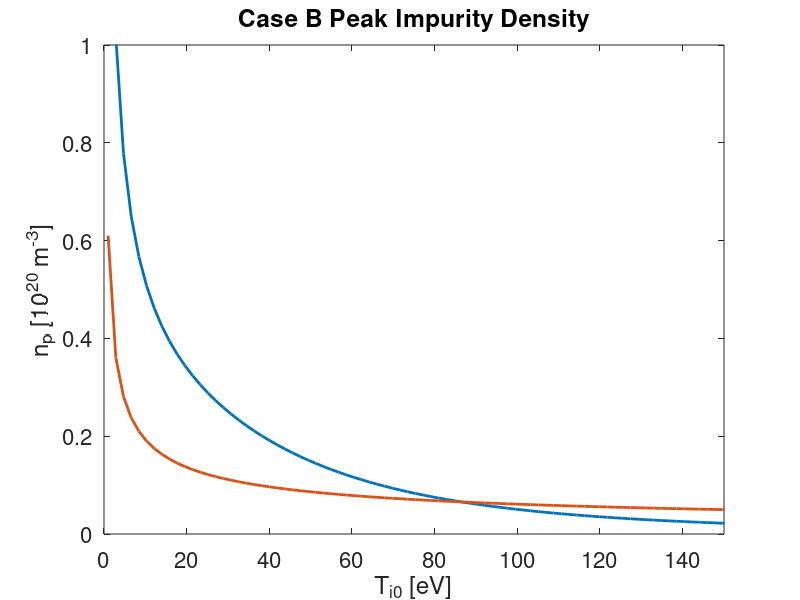

Source code (MATLAB): (Note: this script raises an error after producing the figure.)
close all
clear all

nT = 700;
TD0 = linspace(1,1300,nT);
nS = 1000;
s = linspace(0,20,nS);
n0 = 1e20;
sinj = 0.15;
sv = 1.2;
fcond = 0.1;
Mi = 0.1;
k0e=2000;
gamma=7;
mD = 2;
mz=12;
Z=4;
phi_in = 1.73e23;

mu = mz/(mz+mD);
Beta_i = 3*(mu+5*sqrt(2)*Z^2*(1.1*mu^(5/2) - 0.35*mu^(3/2)) - 1)/(2.6-2*mu + 5.4*mu^2)

cs0=sqrt(2*TD0*1.602e-19/mD/1.66e-27);
P=gamma*n0*cs0.*TD0.*1.602e-19;
T_s = zeros(nT,nS);
dTids = zeros(nT,nS);
for i=1:nT
T_s(i,:) = TD0(i)*(1 + 7/2*fcond*P(i)*s./k0e./TD0(i)^(7/2)).^(2/7);
end
css=sqrt(2*T_s*1.602e-19/mD/1.66e-27);
for i=1:nT
a = 7/2*fcond*P(i)/k0e./TD0(i).^(7/2);
dTids(i,:) = TD0(i).*(2*a./7./(a*s+1).^(5/7));
end

tau_s0 = mz*TD0.*(TD0/2).^0.5./(6.8e4*(1+mD/mz)*n0/1e18*(Z^2)*15);
tau_s = mz*T_s.*(T_s/2).^0.5./(6.8e4*(1+mD/mz)*n0/1e18*(Z^2)*15);
dTds_sv = zeros(1,nT);
dTds_sinj = zeros(1,nT);
tau_sv = zeros(1,nT);
tau_sinj = zeros(1,nT);
for i=1:nT
dTds_sv(i) = interp1(s,dTids(i,:),sv);
dTds_sinj(i) = interp1(s,dTids(i,:),sinj);
tau_sv(i) = interp1(s,tau_s(i,:),sv);
tau_sinj(i) = interp1(s,tau_s(i,:),sinj);
end
Ts_sv = zeros(1,nT);
Ts_sinj = zeros(1,nT);
for i=1:nT
Ts_sv(i) = interp1(s,T_s(i,:),sv);
Ts_sinj(i) = interp1(s,T_s(i,:),sinj);
end
vTh = sqrt(TD0*1.602e-19./mz./1.66e-27);
vdiff = vTh.*vTh.*tau_s0./sinj;
vB = -Mi*cs0;

vTi = 1.602e-19/1.66e-27/mz*Beta_i*tau_s0.*dTds_sinj;

vpl = vdiff - vB + vTi;
np_pl = phi_in./vpl;
np_th = phi_in./vTh;
figure(1)
plot(TD0,np_pl./1e20,'lineWidth',2)
hold on
plot(TD0,np_th./1e20,'lineWidth',2)
title('Case B Peak Impurity Density')
xlabel('T_{i0} [eV]')
ylabel('n_p [10^{20} m^{-3}]')
axis([0 150 0 1])
set(gca,'fontsize',16)
M = csvread('../SFT-2/caseB-2-Table 1.csv',1,0)
TGITR = M(:,1);
nGITR = M(:,5);
% nGITR_Scatt = M(:,5);
zeroVal = find(nGITR == 0);
% nGITR_noScatt(zeroVal) = [];
nGITR(zeroVal) = [];
TGITR(zeroVal) = [];
hold on
s1=scatter(TGITR,nGITR/nGITR(1)*.4)
s1.MarkerEdgeColor = 'k';
legend('\phi_{in}/v_{prompt loss}','\phi_{in}/v_{thermal}','GITR')

pbaspect([1 1.25 1])
tau_sv = zeros(1,nT);
tau_sinj = zeros(1,nT);
for i=1:nT
tau_sv(i) = interp1(s,tau_s(i,:),sv);
tau_sinj(i) = interp1(s,tau_s(i,:),sinj);
end

% Ts_sv = Ti0.*(1+7/2*fcond*P*sv/k0e./Ti0.^(7/2)).^(2/7);
% Ts_sinj = Ti0.*(1+7/2*fcond*P*sinj/k0e./Ti0.^(7/2)).^(2/7);
Ts_sv = zeros(1,nT);
cs_sv = zeros(1,nT);
Ts_sinj = zeros(1,nT);
for i=1:nT
Ts_sv(i) = interp1(s,T_s(i,:),sv);
cs_sv(i) = interp1(s,css(i,:),sv);
Ts_sinj(i) = interp1(s,T_s(i,:),sinj);
end
FFf_sv = mz*1.66e-27*(-Mi*cs0)./Ts_sv./1.602e-19./tau_sv.*(sv-sinj);
FFf_csv = mz*1.66e-27*(-Mi*cs_sv)./Ts_sv./1.602e-19./tau_sv.*(sv-sinj);
FFf_sinj = mz*1.66e-27*(-Mi*cs0)./Ts_sinj./1.602e-19./tau_sinj.*(sv-sinj);
FFf_s0 = mz*1.66e-27*(-Mi*cs0)./TD0./1.602e-19./tau_s0.*(sv-sinj);
FiGf = (Beta_i-1)*log(Ts_sv./Ts_sinj);
nz_np = exp(FFf_s0+FiGf);
figure(2)
semilogy(1./(TD0.^2)*1e4,nz_np.*np_pl.*vTi./1.73e23)
hold on
% semilogy(1./(TD0.^2)*1e4,nz_np.*np_pl.*vTh./1.73e23)
axis([0 3.5 1e-5 1e-2])

xlabel('(T_0 [eV])^{-2} x 10^{-4}')
ylabel('\phi_{leak}/\phi_{in}')
title('Divertor Leakage as a Function of T^{-2}')
set(gca,'fontsize',16)
pbaspect([1 1.25 1])
legend('Simple Fluid Theory','GITR')
FFfI = zeros(1,nT);
FiGfI = zeros(1,nT);
ds = s(2) - s(1);
intInds = find(s >= sinj & s<= sv);
for i=1:nT
FFf0 = mz*1.66e-27*(-Mi*cs0(i))./T_s(i,intInds)./1.602e-19./tau_s(i,intInds);
FFfI(i) = sum(FFf0)*ds;
FiGf0 = (Beta_i-1)*dTids(i,intInds)./T_s(i,intInds);
FiGfI(i) = sum(FiGf0)*ds;
end
nz_np = exp(FFfI+FiGfI);
semilogy(1./(TD0.^2)*1e4,nz_np.*np_pl.*vTi./1.73e23)

GITR_leak = M(:,7);
TGITR = M(:,1);
zeroVal = find(GITR_leak == 0);
GITR_leak(zeroVal) = [];
TGITR(zeroVal) = [];
hold on
s1=scatter(1./TGITR./TGITR*1e4,GITR_leak)
s1.MarkerEdgeColor = 'k';
x = linspace(0,5e-4);
semilogy(1e4*x,0.03*exp(-2.65e4*x))
